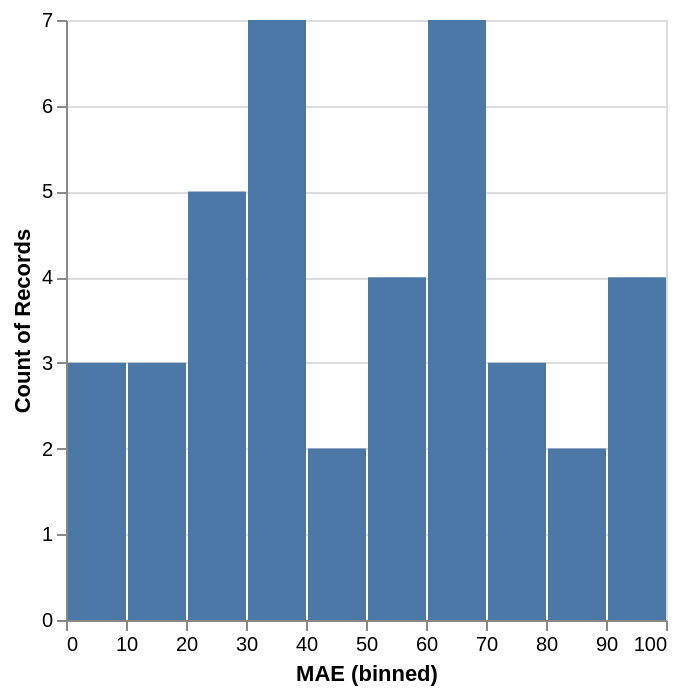

The code cell stored with this chart in its notebook:
### Code cell
alt.Chart(df).mark_bar().encode(alt.X("MAE", bin=True),
    y='count()',)

### Figure 1 — Vega-Lite specification as saved in the notebook (floating-point values rounded to 4 significant figures)
{"config": {"view": {"continuousWidth": 300, "continuousHeight": 300}}, "data": {"name": "data-83b1c689b2ccc6d70e61e92b652037b8"}, "mark": {"type": "bar"}, "encoding": {"x": {"bin": true, "field": "MAE", "type": "quantitative"}, "y": {"aggregate": "count", "type": "quantitative"}}, "$schema": "https://vega.github.io/schema/vega-lite/v5.17.0.json", "datasets": {"data-83b1c689b2ccc6d70e61e92b652037b8": [{"AGENCIA": 1.0, "DATA": "2023-04-01T00:00:00", "TARGET": "SAQ", "DTW": 0.7899, "MAE": 18.05}, {"AGENCIA": 1.0, "DATA": "2023-04-02T00:00:00", "TARGET": "SAQ", "DTW": 0.3804, "MAE": 76.64}, {"AGENCIA": 1.0, "DATA": "2023-04-03T00:00:00", "TARGET": "SAQ", "DTW": 0.838, "MAE": 20.05}, {"AGENCIA": 1.0, "DATA": "2023-04-04T00:00:00", "TARGET": "SAQ", "DTW": 0.08932, "MAE": 38.19}, {"AGENCIA": 1.0, "DATA": "2023-04-05T00:00:00", "TARGET": "SAQ", "DTW": 0.9635, "MAE": 45.24}, {"AGENCIA": 1.0, "DATA": "2023-04-06T00:00:00", "TARGET": "SAQ", "DTW": 0.7918, "MAE": 55.61}, {"AGENCIA": 1.0, "DATA": "2023-04-07T00:00:00", "TARGET": "SAQ", "DTW": 0.9403, "MAE": 88.56}, {"AGENCIA": 1.0, "DATA": "2023-04-08T00:00:00", "TARGET": "SAQ", "DTW": 0.1733, "MAE": 3.798}, {"AGENCIA": 1.0, "DATA": "2023-04-09T00:00:00", "TARGET": "SAQ", "DTW": 0.7372, "MAE": 69.74}, {"AGENCIA": 1.0, "DATA": "2023-04-10T00:00:00", "TARGET": "SAQ", "DTW": 0.494, "MAE": 25.33}, {"AGENCIA": 1.0, "DATA": "2023-04-01T00:00:00", "TARGET": "DEP", "DTW": 0.2189, "MAE": 55.5}, {"AGENCIA": 1.0, "DATA": "2023-04-02T00:00:00", "TARGET": "DEP", "DTW": 0.8373, "MAE": 62.25}, {"AGENCIA": 1.0, "DATA": "2023-04-03T00:00:00", "TARGET": "DEP", "DTW": 0.3823, "MAE": 66.78}, {"AGENCIA": 1.0, "DATA": "2023-04-04T00:00:00", "TARGET": "DEP", "DTW": 0.8527, "MAE": 75.49}, {"AGENCIA": 1.0, "DATA": "2023-04-05T00:00:00", "TARGET": "DEP", "DTW": 0.3945, "MAE": 10.91}, {"AGENCIA": 1.0, "DATA": "2023-04-06T00:00:00", "TARGET": "DEP", "DTW": 0.0835, "MAE": 25.11}, {"AGENCIA": 1.0, "DATA": "2023-04-07T00:00:00", "TARGET": "DEP", "DTW": 0.7903, "MAE": 44.14}, {"AGENCIA": 1.0, "DATA": "2023-04-08T00:00:00", "TARGET": "DEP", "DTW": 0.09697, "MAE": 69.99}, {"AGENCIA": 1.0, "DATA": "2023-04-09T00:00:00", "TARGET": "DEP", "DTW": 0.3167, "MAE": 16.79}, {"AGENCIA": 1.0, "DATA": "2023-04-10T00:00:00", "TARGET": "DEP", "DTW": 0.7255, "MAE": 7.293}, {"AGENCIA": 2.0, "DATA": "2023-04-01T00:00:00", "TARGET": "SAQ", "DTW": 0.3057, "MAE": 34.8}, {"AGENCIA": 2.0, "DATA": "2023-04-02T00:00:00", "TARGET": "SAQ", "DTW": 0.1734, "MAE": 30.53}, {"AGENCIA": 2.0, "DATA": "2023-04-03T00:00:00", "TARGET": "SAQ", "DTW": 0.7393, "MAE": 80.58}, {"AGENCIA": 2.0, "DATA": "2023-04-04T00:00:00", "TARGET": "SAQ", "DTW": 0.9483, "MAE": 62.38}, {"AGENCIA": 2.0, "DATA": "2023-04-05T00:00:00", "TARGET": "SAQ", "DTW": 0.5923, "MAE": 30.89}, {"AGENCIA": 2.0, "DATA": "2023-04-06T00:00:00", "TARGET": "SAQ", "DTW": 0.2214, "MAE": 62.74}, {"AGENCIA": 2.0, "DATA": "2023-04-07T00:00:00", "TARGET": "SAQ", "DTW": 0.7529, "MAE": 34.51}, {"AGENCIA": 2.0, "DATA": "2023-04-08T00:00:00", "TARGET": "SAQ", "DTW": 0.4814, "MAE": 24.87}, {"AGENCIA": 2.0, "DATA": "2023-04-09T00:00:00", "TARGET": "SAQ", "DTW": 0.1234, "MAE": 30.12}, {"AGENCIA": 2.0, "DATA": "2023-04-10T00:00:00", "TARGET": "SAQ", "DTW": 0.1923, "MAE": 27.91}, {"AGENCIA": 2.0, "DATA": "2023-04-01T00:00:00", "TARGET": "DEP", "DTW": 0.06013, "MAE": 92.08}, {"AGENCIA": 2.0, "DATA": "2023-04-02T00:00:00", "TARGET": "DEP", "DTW": 0.5518, "MAE": 92.74}, {"AGENCIA": 2.0, "DATA": "2023-04-03T00:00:00", "TARGET": "DEP", "DTW": 0.46, "MAE": 54.24}, {"AGENCIA": 2.0, "DATA": "2023-04-04T00:00:00", "TARGET": "DEP", "DTW": 0.6186, "MAE": 93.38}, {"AGENCIA": 2.0, "DATA": "2023-04-05T00:00:00", "TARGET": "DEP", "DTW": 0.7449, "MAE": 30.24}, {"AGENCIA": 2.0, "DATA": "2023-04-06T00:00:00", "TARGET": "DEP", "DTW": 0.7828, "MAE": 64.66}, {"AGENCIA": 2.0, "DATA": "2023-04-07T00:00:00", "TARGET": "DEP", "DTW": 0.08313, "MAE": 90.48}, {"AGENCIA": 2.0, "DATA": "2023-04-08T00:00:00", "TARGET": "DEP", "DTW": 0.3052, "MAE": 52.16}, {"AGENCIA": 2.0, "DATA": "2023-04-09T00:00:00", "TARGET": "DEP", "DTW": 0.1742, "MAE": 76.48}, {"AGENCIA": 2.0, "DATA": "2023-04-10T00:00:00", "TARGET": "DEP", "DTW": 0.9893, "MAE": 6.147}]}}
